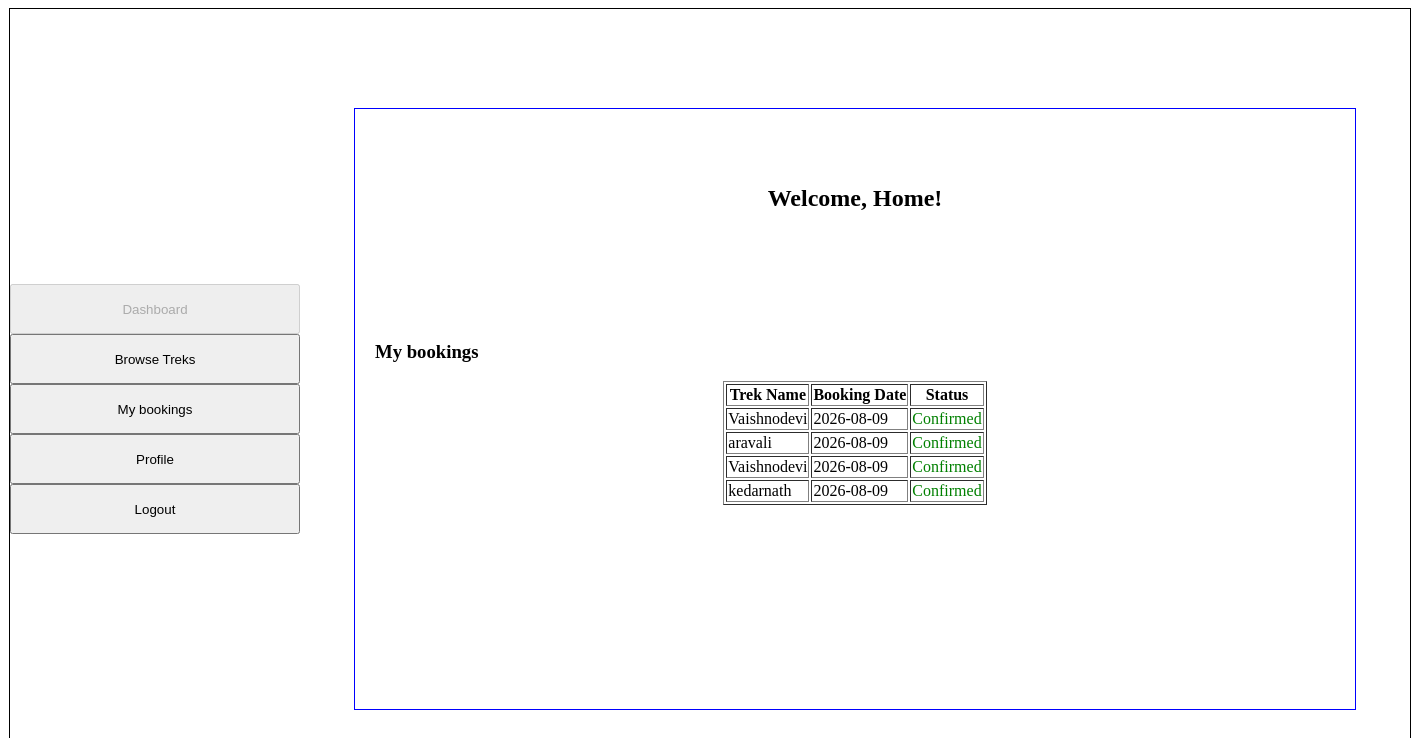
/trekker_dashboard (signed in), run on an earlier commit of the app's database.
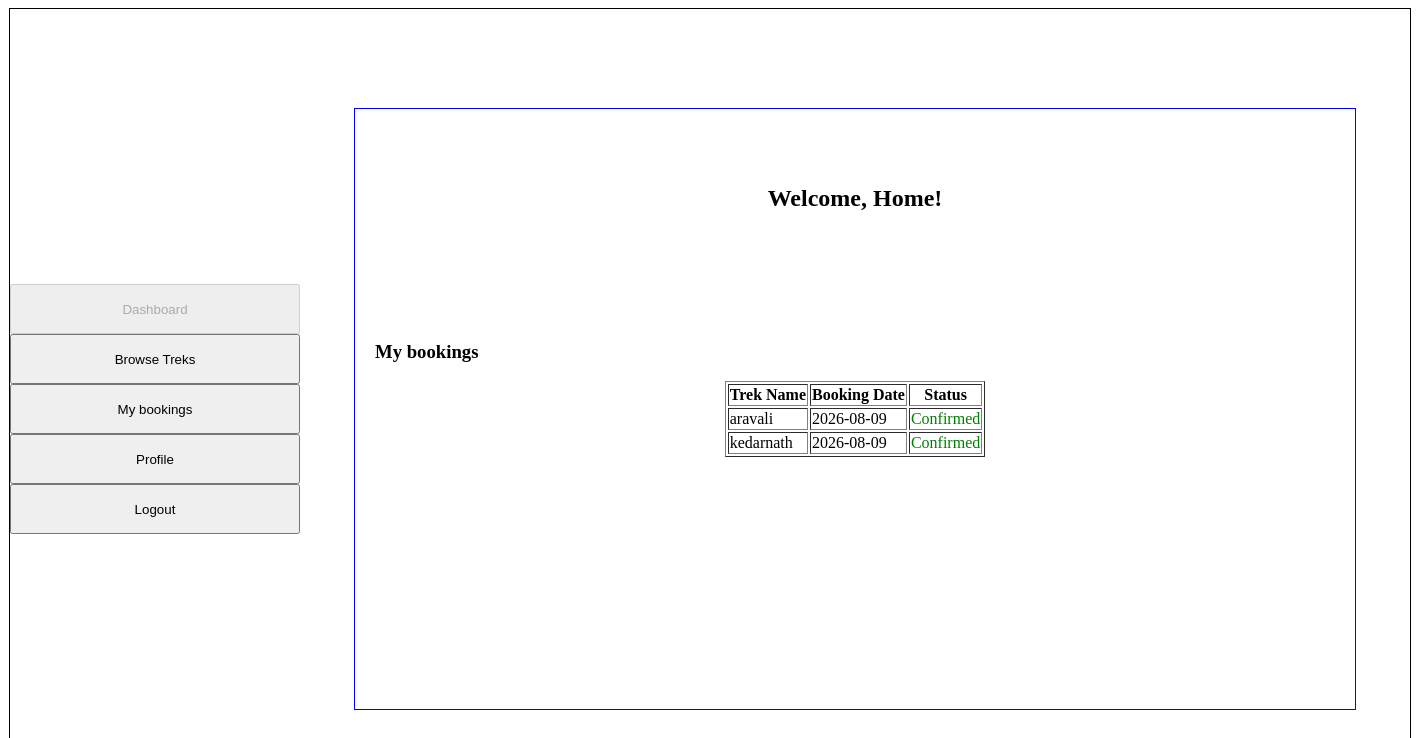
And on a later commit of the database.
### models.py (models this page shows)
class Booking(db.Model):
    __tablename__ = "bookings"
    booking_id = db.Column(db.Integer, primary_key=True)
    user_id = db.Column(db.Integer, db.ForeignKey("users.user_id"), nullable=False)
    trek_id = db.Column(db.Integer, db.ForeignKey("treks.trek_id"), nullable=False)
    booking_date = db.Column(db.Date, nullable=False)
    status = db.Column(db.String(20), nullable=False)

class Trek(db.Model):
    __tablename__ = "treks"
    trek_id = db.Column(db.Integer, primary_key=True)
    trek_name = db.Column(db.String(200), nullable=False)
    location = db.Column(db.String(100), nullable=False)
    difficulty = db.Column(db.String(50), nullable=False)
    duration = db.Column(db.String(50), nullable=False)
    start_date = db.Column(db.Date, nullable=False)
    end_date = db.Column(db.Date, nullable=False)
    total_slots = db.Column(db.Integer, nullable=False)
    available_slots = db.Column(db.Integer, nullable=False)
    status = db.Column(db.String(20), nullable=False)
    description = db.Column(db.String(500), nullable=False)
    assigned_staff_id = db.Column(db.Integer, db.ForeignKey("users.user_id"), nullable=True)
    bookings = db.relationship("Booking", cascade="all,delete", backref="trek")

### app.py (the view)
@app.route('/trekker_dashboard')
def trekker():
    current_user_id = session.get('user_id')
    available_treks = db.session.query(Trek).filter(
        Trek.status == "Open",
        Trek.available_slots > 0
    ).all()
    my_bookings = db.session.query(Booking, Trek)\
        .join(Trek, Booking.trek_id == Trek.trek_id)\
        .filter(Booking.user_id == current_user_id).all()
    return render_template("trekker_dashboard.html", treks=available_treks, bookings=my_bookings)

### templates/trekker_dashboard.html (shortened to what this page needs)
{% extends "base.html" %}
{% block sidebar %}
    <a href="/trekker_dashboard"><input type="button" value="Dashboard" style="width: 290px; height: 50px; margin: 0 auto;" disabled></a><br>
    <a href="/all_treks"><input type="button" value="Browse Treks" style="width: 290px; height: 50px; margin: 0 auto;"></a><br>
    <a href="/my_bookings"><input type="button" value="My bookings" style="width: 290px; height: 50px; margin: 0 auto;"></a><br>
    <a href="/profile_trekker"><input type="button" value="Profile" style="width: 290px; height: 50px; margin: 0 auto;"></a><br>
    <a href="/logout"><input type="button" value="Logout" style="width: 290px; height: 50px; margin: 0 auto;"></a>
{% endblock %}
{% block content %}
<div class="usr-dash" style="padding: 20px;">
    <h2 style="text-align: center;">Welcome, Home!</h2>
    <br><br>
    <br><br><br>
    <h3>My bookings</h3>
    <table border="1px solid black" style="margin: 0 auto;">
        <tr>
            <th>Trek Name</th>
            <th>Booking Date</th>
            <th>Status</th>
        </tr>
        {% for b, t in bookings %}
        <tr>
            <td>{{ t.trek_name }}</td>
            <td>{{ b.booking_date }}</td>
            <td style="color: green;">{{ b.status }}</td>
        </tr>
        {% else %}
        <tr>
            <td colspan="4" style="color: red;">You have not booked any treks yet.</td>
        </tr>
        {% endfor %}
    </table>
</div>{% endblock %}

What changed in the data, as far as the page shows it:
removed Booking: trek_name "Vaishnodevi", booking_date "2026-08-09", status "Confirmed"
removed Booking: trek_name "Vaishnodevi", booking_date "2026-08-09", status "Confirmed"
